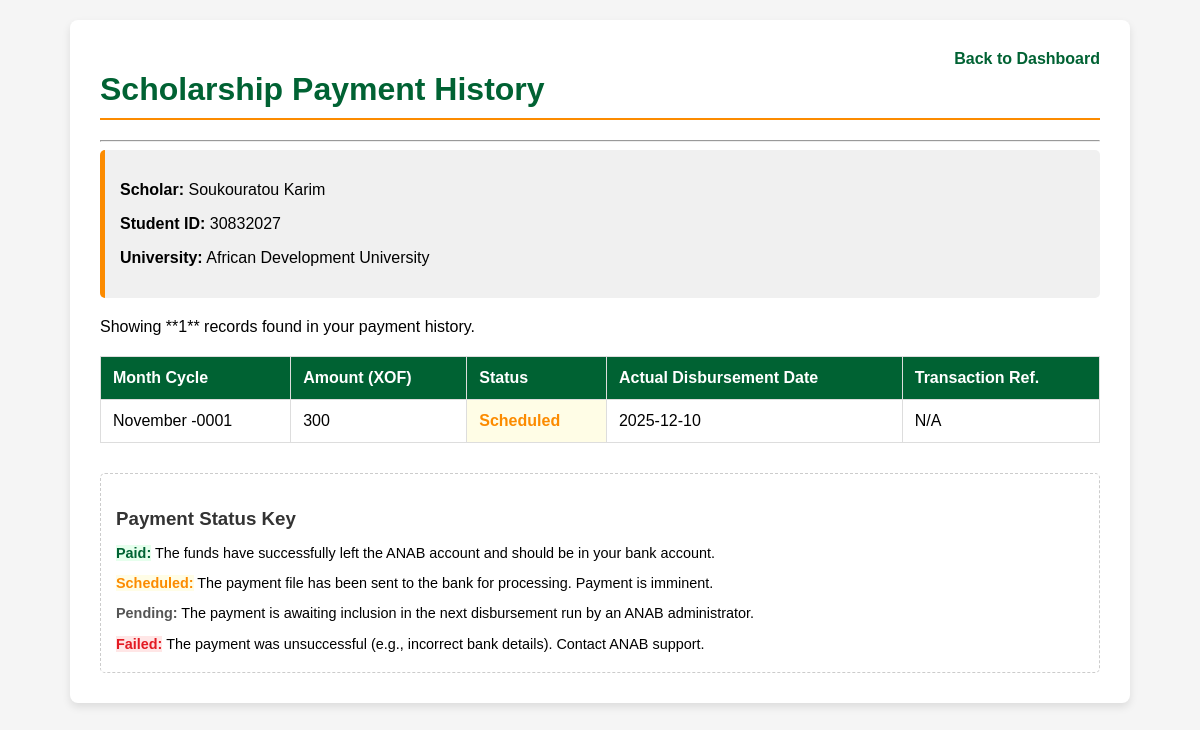
/payment_history.php (signed in), run on the app's committed database.
### tables this page shows
CREATE TABLE `students` (
  `id` int NOT NULL,
  `student_id` varchar(15) NOT NULL,
  `first_name` varchar(50) NOT NULL,
  `last_name` varchar(50) NOT NULL,
  `email` varchar(100) DEFAULT NULL,
  `password_hash` varchar(255) NOT NULL,
  `phone` varchar(20) DEFAULT NULL,
  `program_name` varchar(200) DEFAULT NULL,
  `university_name` varchar(200) NOT NULL,
  `is_active` tinyint(1) NOT NULL DEFAULT '0' COMMENT '0=Inactive, 1=Active',
  `created_at` datetime DEFAULT CURRENT_TIMESTAMP
);

CREATE TABLE `payments` (
  `id` int NOT NULL,
  `student_id` int NOT NULL,
  `amount` decimal(10,2) NOT NULL,
  `payment_month` date NOT NULL,
  `status` enum('Pending','Scheduled','Paid','Failed','Returned') NOT NULL,
  `disbursement_date` datetime DEFAULT NULL,
  `transaction_ref` varchar(50) DEFAULT NULL,
  `admin_user_id` int DEFAULT NULL,
  `created_at` datetime DEFAULT CURRENT_TIMESTAMP
);

### payment_history.php (the view, shortened to what this page needs)
<?php
require_once 'db.php';
$student_id = $_SESSION['user_id'];
$payment_history = [];
$student_profile = [];
try {
    $stmt_profile = $pdo->prepare("
        SELECT first_name, last_name, student_id, university_name
        FROM students
        WHERE id = ?
    ");
    $stmt_profile->execute([$student_id]);
    $student_profile = $stmt_profile->fetch();
    if (!$student_profile) {
        $message = "Error: Could not find your student profile.";
    } else {
        $stmt_history = $pdo->prepare("
            SELECT amount, payment_month, disbursement_date, status, transaction_ref
            FROM payments
            WHERE student_id = ?
            ORDER BY payment_month DESC
        ");
        $stmt_history->execute([$student_id]);
        $payment_history = $stmt_history->fetchAll();
    }
} catch (\PDOException $e) {
    error_log("Payment History DB Error: " . $e->getMessage());
    $message = "A system error occurred while loading your payment history.";
}
?>
<!DOCTYPE html>
<html lang="en">
<head>
</head>
<body>
<div class="container">
    <a href="student_dashboard.php" style="float: right; text-decoration: none; color: var(--secondary); font-weight: bold;">
        <i class="fas fa-chevron-left"></i> Back to Dashboard
    </a>
    <h1>Scholarship Payment History</h1>
    <hr>
    <?php if (!empty($student_profile)): ?>
        <div class="info-box">
            <p><strong>Scholar:</strong> <?php echo htmlspecialchars($student_profile['first_name'] . ' ' . $student_profile['last_name']); ?></p>
            <p><strong>Student ID:</strong> <?php echo htmlspecialchars($student_profile['student_id']); ?></p>
            <p><strong>University:</strong> <?php echo htmlspecialchars($student_profile['university_name'] ?? 'N/A'); ?></p>
        </div>
    <?php endif; ?>
    <?php if (!empty($payment_history)): ?>
        <p style="margin-bottom: 10px;">Showing **<?php echo count($payment_history); ?>** records found in your payment history.</p>
        <table class="payment-table">
            <thead>
                <tr>
                    <th><i class="fas fa-calendar-alt"></i> Month Cycle</th>
                    <th><i class="fas fa-money-bill-wave"></i> Amount (XOF)</th>
                    <th><i class="fas fa-info-circle"></i> Status</th>
                    <th><i class="fas fa-check-circle"></i> Actual Disbursement Date</th>
                    <th><i class="fas fa-exchange-alt"></i> Transaction Ref.</th>
                </tr>
            </thead>
            <tbody>
                <?php foreach ($payment_history as $payment):
                    $status = htmlspecialchars($payment['status']);
                    $status_class = strtolower($status);
                    $date = $payment['disbursement_date'] ? date('Y-m-d', strtotime($payment['disbursement_date'])) : 'N/A';
                ?>
                <tr>
                    <td><?php echo date('F Y', strtotime($payment['payment_month'])); ?></td>
                    <td><?php echo number_format($payment['amount'], 0, '', ' '); ?></td>
                    <td class="status-<?php echo $status_class; ?>"><?php echo $status; ?></td>
                    <td><?php echo $date; ?></td>
                    <td><?php echo htmlspecialchars($payment['transaction_ref'] ?? 'N/A'); ?></td>
                </tr>
                <?php endforeach; ?>
            </tbody>
        </table>
        <div class="status-key">
            <h3>Payment Status Key</h3>
            <p><span class="status-paid">Paid:</span> The funds have successfully left the ANAB account and should be in your bank account.</p>
            <p><span class="status-scheduled">Scheduled:</span> The payment file has been sent to the bank for processing. Payment is imminent.</p>
            <p><span style="color: #555; font-weight: bold;">Pending:</span> The payment is awaiting inclusion in the next disbursement run by an ANAB administrator.</p>
            <p><span class="status-failed">Failed:</span> The payment was unsuccessful (e.g., incorrect bank details). Contact ANAB support.</p>
        </div>
    <?php else: ?>
        <p style="padding: 20px; border: 1px dashed #ccc; text-align: center;">
            <i class="fas fa-search-dollar"></i> No payment history records found for your account at this time.
        </p>
    <?php endif; ?>
</div>
</body>
</html>

### payment_history.php (style rules this page uses)
:root { --primary: rgba(252, 139, 0, 1); --secondary: #006233; --accent: #E31B23; --white: #ffffff; --gray: #f5f5f5; --dark: #333; }
body { font-family: Arial, sans-serif; background-color: var(--gray); margin: 0; }
.container { max-width: 1000px; margin: 20px auto; background: var(--white); padding: 30px; border-radius: 8px; box-shadow: 0 4px 8px rgba(0,0,0,0.1); }
h1 { color: var(--secondary); border-bottom: 2px solid var(--primary); padding-bottom: 10px; margin-bottom: 20px; }
.info-box { background-color: #f0f0f0; padding: 15px; border-radius: 5px; margin-bottom: 20px; border-left: 5px solid var(--primary); }
.payment-table { width: 100%; border-collapse: collapse; margin-top: 20px; }
.payment-table th, .payment-table td { padding: 12px; border: 1px solid #ddd; text-align: left; }
.payment-table th { background-color: var(--secondary); color: white; }
.status-paid { color: var(--secondary); font-weight: bold; background-color: #e6ffed; }
.status-scheduled { color: var(--primary); font-weight: bold; background-color: #fffde6; }
.status-failed, .status-returned { color: var(--accent); font-weight: bold; background-color: #ffe6e6; }
.status-key { margin-top: 30px; padding: 15px; border: 1px dashed #ccc; border-radius: 5px; }
.status-key h3 { color: var(--dark); margin-bottom: 10px; }
.status-key p { margin-bottom: 5px; font-size: 0.9em; }

### data on the page
students: first_name+last_name "Soukouratou Karim", student "30832027", university_name "African Development University"
payments: payment_month "November -0001", amount "300", status "Scheduled", disbursement_date "2025-12-10", transaction_ref "N/A"

### other printed values
count($payment_history) "1"
